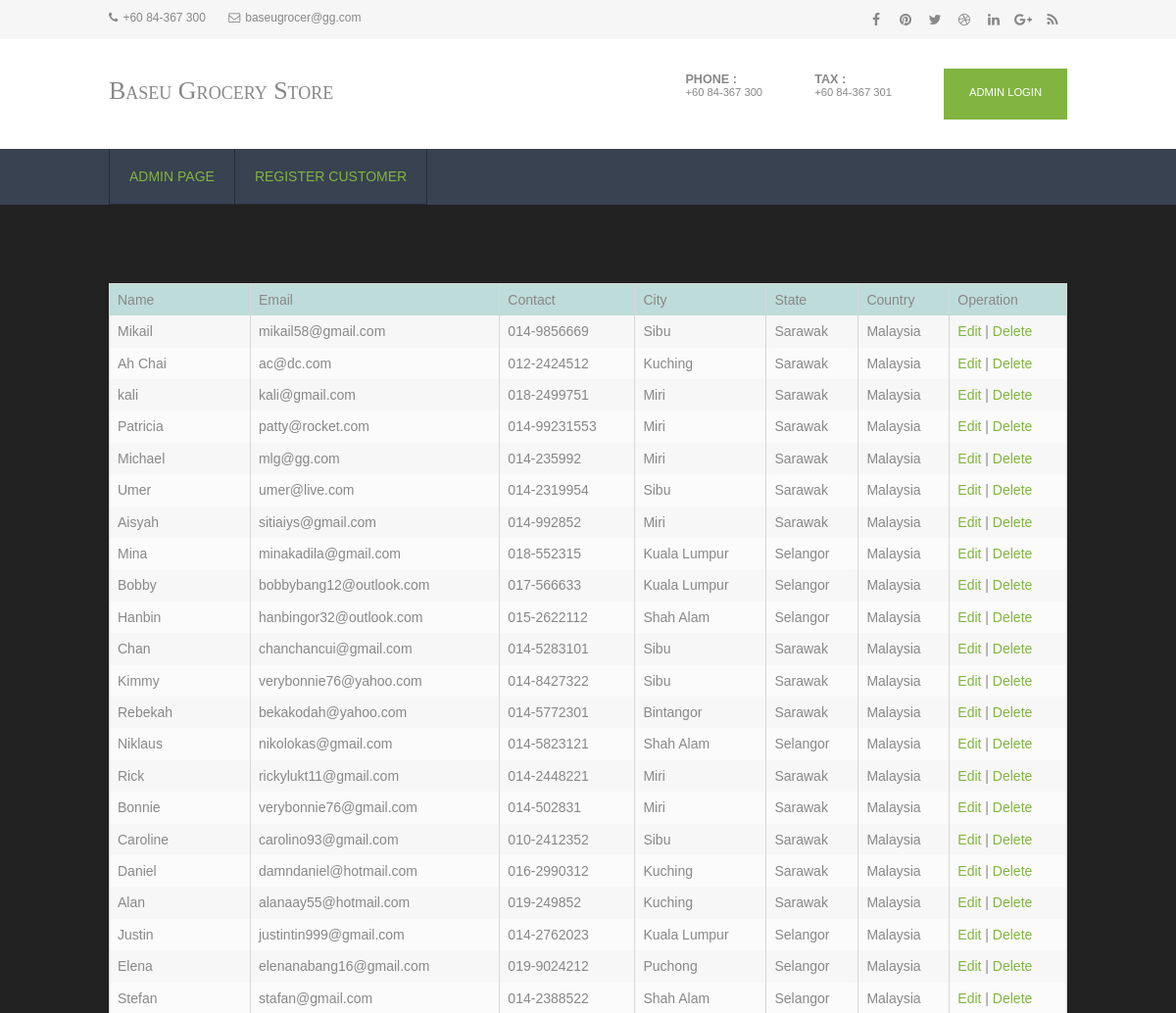
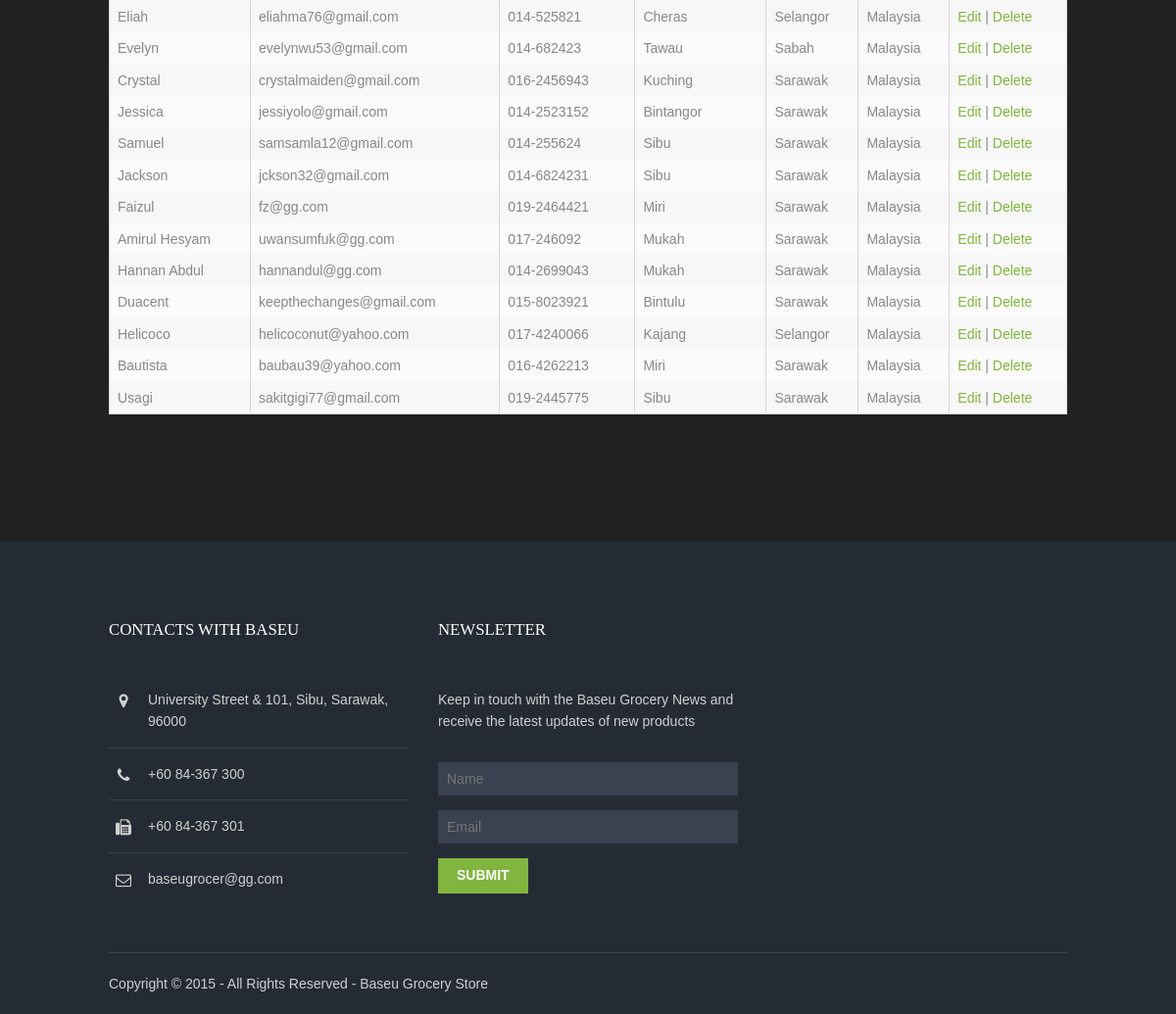
The page /view_customer.php on the database its author committed (2 pictures, top to bottom).
### tables this page shows
CREATE TABLE `customers` (
  `cust_id` int(11) NOT NULL,
  `cust_name` varchar(255) NOT NULL,
  `cust_city` varchar(255) NOT NULL,
  `cust_email` varchar(50) NOT NULL,
  `cust_contact` varchar(50) NOT NULL,
  `cust_state` varchar(255) NOT NULL,
  `cust_country` varchar(255) NOT NULL
);

### view_customer.php (the view, shortened to what this page needs)
<?php
require('includes/config.php');
$result = $db->query("SELECT * FROM customers ORDER BY cust_id DESC");
?>
<!DOCTYPE html>
<html>
<head>
<link href="layout/styles/layout.css" rel="stylesheet" type="text/css" media="all">
</head>
<body background="images/bg.jpg" id="top">
<div class="wrapper row0">
  <div id="topbar" class="hoc clear">
    <div class="fl_left">
      <ul class="nospace inline pushright">
        <li><i class="fa fa-phone"></i>+60 84-367 300</li>
        <li><i class="fa fa-envelope-o"></i>baseugrocer@gg.com</li>
      </ul>
    </div>
    <div class="fl_right">
      <ul class="faico clear">
        <li><a class="faicon-facebook" href="#"><i class="fa fa-facebook"></i></a></li>
        <li><a class="faicon-pinterest" href="#"><i class="fa fa-pinterest"></i></a></li>
        <li><a class="faicon-twitter" href="#"><i class="fa fa-twitter"></i></a></li>
        <li><a class="faicon-dribble" href="#"><i class="fa fa-dribbble"></i></a></li>
        <li><a class="faicon-linkedin" href="#"><i class="fa fa-linkedin"></i></a></li>
        <li><a class="faicon-google-plus" href="#"><i class="fa fa-google-plus"></i></a></li>
        <li><a class="faicon-rss" href="#"><i class="fa fa-rss"></i></a></li>
      </ul>
    </div>
  </div>
</div>
<div class="wrapper row1">
  <header id="header" class="hoc clear">
    <div id="logo" class="fl_left">
      <h1><a href="index.html">Baseu Grocery Store</a></h1>
    </div>
    <div id="quickinfo" class="fl_right">
      <ul class="nospace inline">
        <li><strong>Phone :</strong><br> +60 84-367 300</li>
        <li><strong>Tax :</strong><br> +60 84-367 301</li>
        <li><a class="btn" href="login.php">Admin Login</a></li>
      </ul>
    </div>
  </header>
</div>
<div class="wrapper row2">
  <nav id="mainav" class="hoc clear">
    <ul class="clear">
      <li class="active"><a href="memberpage.php">Admin Page</a></li>
      <li class="active"><a href="register_customer.php">Register Customer</a></li>
    </ul>
  </nav>
</div>
<div class="wrapper row3" style="background-color : light-grey;" >
  <main class="hoc container clear">
    <div class="content">
      <div id="gallery">
        <table width='80%' border=0 >
        <tr style="background-color : #BEDCD9;">
          <td>Name</td>
          <td>Email</td>
          <td>Contact</td>
          <td>City</td>
          <td>State</td>
          <td>Country</td>
          <td>Operation</td
        </tr>
        <?php
        while($row = $result->fetch(PDO::FETCH_ASSOC)) {
          echo "<tr>";
          echo "<td>".$row['cust_name']."</td>";
          echo "<td>".$row['cust_email']."</td>";
          echo "<td>".$row['cust_contact']."</td>";
          echo "<td>".$row['cust_city']."</td>";
          echo "<td>".$row['cust_state']."</td>";
          echo "<td>".$row['cust_country']."</td>";
        echo "<td><a href=\"edit_customer.php?cust_id=$row[cust_id]\">Edit</a> | <a href=\"delete_customer.php?cust_id=$row[cust_id]\" onClick=\"return confirm('Are you sure you want to delete?')\">Delete</a></td>";
        }
        ?>
        </table>
      </div>
    </div>
  </main>
</div>
<div class="wrapper row4">
  <footer id="footer" class="hoc clear">
    <div class="one_third first">
      <h6 class="title">Contacts with Baseu</h6>
      <ul class="nospace linklist contact">
        <li><i class="fa fa-map-marker"></i>
          <address>
          University Street &amp; 101, Sibu, Sarawak, 96000
          </address>
        </li>
        <li><i class="fa fa-phone"></i> +60 84-367 300<br></li>
        <li><i class="fa fa-fax"></i> +60 84-367 301</li>
        <li><i class="fa fa-envelope-o"></i> baseugrocer@gg.com</li>
      </ul>
    </div>
    <div class="one_third">
      <h6 class="title">Newsletter</h6>
      <p class="btmspace-30">Keep in touch with the Baseu Grocery News and receive the latest updates of new products</p>
      <form method="post" action="#">
        <fieldset>
          <input class="btmspace-15" type="text" value="" placeholder="Name">
          <input class="btmspace-15" type="text" value="" placeholder="Email">
          <button type="submit" value="submit">Submit</button>
        </fieldset>
      </form>
    </div>
  </footer>
</div>
<div class="wrapper row5">
  <div id="copyright" class="hoc clear">
    <p class="fl_left">Copyright &copy; 2015 - All Rights Reserved - <a href="#">Baseu Grocery Store</a></p>
  </div>
</div>
</body>
</html>

### layout/styles/layout.css (style rules this page uses)
#topbar { padding:5px 0; font-size:12px; }
#topbar .fl_left { margin-top:4px; }
#topbar .fl_left .inline > li i { margin:0 5px 0 0; line-height:normal; }
#topbar .faico li { margin:0; }
#header { padding:30px 0; }
#header #logo { margin-top:8px; font-variant:small-caps; }
#header #logo h1 { margin:0; padding:0; font-size:26px; }
#header #quickinfo { font-size:.8rem; text-transform:uppercase; }
#header #quickinfo li { margin-right:50px; }
#header #quickinfo li:last-child { margin-right:0; }
#header #quickinfo strong { display:block; margin:0 0 -5px 0; padding:0; font-size:.9rem; }
.container { padding:80px 0; }
#footer { padding:80px 0 60px; }
#footer .title { margin:0 0 50px 0; padding:0; font-size:1.2rem; text-transform:uppercase; }
#footer .linklist li { display:block; margin-bottom:15px; padding:0 0 15px 0; border-bottom:1px solid; }
#footer .linklist li:last-child { margin:0; padding:0; border:none; }
#footer .linklist li::before, #footer .linklist li::after { display:table; content:""; }
#footer .linklist li, #footer .linklist li::after { clear:both; }
#footer .contact.linklist li, #footer .contact.linklist li:last-child { position:relative; padding-left:40px; }
#footer .contact li * { margin:0; padding:0; line-height:1.6; }
#footer .contact li i { display:block; position:absolute; top:0; left:0; width:30px; font-size:16px; text-align:center; }
#footer input, #footer button { border:1px solid; }
#footer input { display:block; width:100%; padding:8px; }
#footer button { padding:8px 18px 10px; text-transform:uppercase; font-weight:700; cursor:pointer; }
#copyright { padding:20px 0; border-top:1px solid; }
#copyright * { margin:0; padding:0; }
*, *::before, *::after { transition:all .3s ease-in-out; }
nav ul, nav ol { margin:0; padding:0; list-style:none; }
#mainav, #breadcrumb, .sidebar nav { line-height:normal; }
#mainav li { display:block; position:relative; float:left; margin:0; padding:0; text-transform:uppercase; }
#mainav li:last-child { margin-right:0; }
#mainav ul.clear { border:solid; border-width:0 0 0 1px; }
#mainav li a { display:block; padding:20px; border:solid; border-width:0 1px 1px 0; border-collapse:collapse; }
table, th, td { border:1px solid; border-collapse:collapse; vertical-align:top; }
table, th { table-layout:auto; }
table { width:100%; margin-bottom:15px; }
th, td { padding:5px 8px; }
td { border-width:0 1px; }
#gallery { display:block; width:100%; margin-bottom:50px; }
.faico { margin:0; padding:0; list-style:none; }
.faico li { display:inline-block; float:left; margin:0 2px 0 0; padding:0; line-height:normal; }
.faico li:last-child { margin-right:0; }
.faico a { display:inline-block; width:30px; height:30px; line-height:30px; font-size:14px; text-align:center; }
.faico a { color:inherit; background-color:transparent; }
body { color:#888888; background-color:#252B34; }
a { color:#82B440; }
.btn, .btn.inverse:hover { color:#FFFFFF; background-color:#82B440; border-color:#82B440; }
.row0 { color:#888888; background-color:#F6F6F6; }
.row1 { color:#888888; background-color:#FFFFFF; }
.row2, .row2 a { color:#FFFFFF; background-color:#394251; }
.row3 { color:#888888; background-color:#212121; }
.row4 { color:#D0D0D0; background-color:#252B34; }
.row5, .row5 a { color:#D0D0D0; background-color:#252B34; }
#header #logo * { color:inherit; }
#footer .title { color:#FFFFFF; }
#footer .linklist li { border-color:#394251; }
#footer input, #footer button { border-color:transparent; }
#footer input { color:#FFFFFF; background-color:#394251; }
#footer button { color:#FFFFFF; background-color:#82B440; }
#copyright { border-color:#394251; }
#mainav ul.clear { border-color:#252B34; }
#mainav li a { color:inherit; background-color:inherit; border-color:#252B34; }
#mainav .active a, #mainav a:hover, #mainav li:hover > a { color:#82B440; background-color:inherit; }
table, th, td, #comments .avatar, #comments input, #comments textarea { border-color:#D7D7D7; }
tr, #comments li, #comments input[type="submit"], #comments input[type="reset"] { color:inherit; background-color:#FBFBFB; }
tr:nth-child(even), #comments li:nth-child(even) { color:inherit; background-color:#F7F7F7; }
table a, #comments a { background-color:inherit; }
@media screen and (min-width:978px) { .hoc { max-width:978px; } }

### rows shown on the page
customers: cust_name "Mikail", cust_email "mikail58@gmail.com", cust_contact "014-9856669", cust_city "Sibu", cust_state "Sarawak", cust_country "Malaysia"
customers: cust_name "Ah Chai", cust_email "ac@dc.com", cust_contact "012-2424512", cust_city "Kuching", cust_state "Sarawak", cust_country "Malaysia"
customers: cust_name "kali", cust_email "kali@gmail.com", cust_contact "018-2499751", cust_city "Miri", cust_state "Sarawak", cust_country "Malaysia"
customers: cust_name "Patricia", cust_email "patty@rocket.com", cust_contact "014-99231553", cust_city "Miri", cust_state "Sarawak", cust_country "Malaysia"
customers: cust_name "Michael", cust_email "mlg@gg.com", cust_contact "014-235992", cust_city "Miri", cust_state "Sarawak", cust_country "Malaysia"
customers: cust_name "Umer", cust_email "umer@live.com", cust_contact "014-2319954", cust_city "Sibu", cust_state "Sarawak", cust_country "Malaysia"
customers: cust_name "Aisyah", cust_email "sitiaiys@gmail.com", cust_contact "014-992852", cust_city "Miri", cust_state "Sarawak", cust_country "Malaysia"
customers: cust_name "Mina", cust_email "minakadila@gmail.com", cust_contact "018-552315", cust_city "Kuala Lumpur", cust_state "Selangor", cust_country "Malaysia"
customers: cust_name "Bobby", cust_email "bobbybang12@outlook.com", cust_contact "017-566633", cust_city "Kuala Lumpur", cust_state "Selangor", cust_country "Malaysia"
customers: cust_name "Hanbin", cust_email "hanbingor32@outlook.com", cust_contact "015-2622112", cust_city "Shah Alam", cust_state "Selangor", cust_country "Malaysia"
customers: cust_name "Chan", cust_email "chanchancui@gmail.com", cust_contact "014-5283101", cust_city "Sibu", cust_state "Sarawak", cust_country "Malaysia"
customers: cust_name "Kimmy", cust_email "verybonnie76@yahoo.com", cust_contact "014-8427322", cust_city "Sibu", cust_state "Sarawak", cust_country "Malaysia"
customers: cust_name "Rebekah", cust_email "bekakodah@yahoo.com", cust_contact "014-5772301", cust_city "Bintangor", cust_state "Sarawak", cust_country "Malaysia"
customers: cust_name "Niklaus", cust_email "nikolokas@gmail.com", cust_contact "014-5823121", cust_city "Shah Alam", cust_state "Selangor", cust_country "Malaysia"
customers: cust_name "Rick", cust_email "rickylukt11@gmail.com", cust_contact "014-2448221", cust_city "Miri", cust_state "Sarawak", cust_country "Malaysia"
customers: cust_name "Bonnie", cust_email "verybonnie76@gmail.com", cust_contact "014-502831", cust_city "Miri", cust_state "Sarawak", cust_country "Malaysia"
customers: cust_name "Caroline", cust_email "carolino93@gmail.com", cust_contact "010-2412352", cust_city "Sibu", cust_state "Sarawak", cust_country "Malaysia"
customers: cust_name "Daniel", cust_email "damndaniel@hotmail.com", cust_contact "016-2990312", cust_city "Kuching", cust_state "Sarawak", cust_country "Malaysia"
customers: cust_name "Alan", cust_email "alanaay55@hotmail.com", cust_contact "019-249852", cust_city "Kuching", cust_state "Sarawak", cust_country "Malaysia"
customers: cust_name "Justin", cust_email "justintin999@gmail.com", cust_contact "014-2762023", cust_city "Kuala Lumpur", cust_state "Selangor", cust_country "Malaysia"
customers: cust_name "Elena", cust_email "elenanabang16@gmail.com", cust_contact "019-9024212", cust_city "Puchong", cust_state "Selangor", cust_country "Malaysia"
customers: cust_name "Stefan", cust_email "stafan@gmail.com", cust_contact "014-2388522", cust_city "Shah Alam", cust_state "Selangor", cust_country "Malaysia"
customers: cust_name "Eliah", cust_email "eliahma76@gmail.com", cust_contact "014-525821", cust_city "Cheras", cust_state "Selangor", cust_country "Malaysia"
customers: cust_name "Evelyn", cust_email "evelynwu53@gmail.com", cust_contact "014-682423", cust_city "Tawau", cust_state "Sabah", cust_country "Malaysia"
customers: cust_name "Crystal", cust_email "crystalmaiden@gmail.com", cust_contact "016-2456943", cust_city "Kuching", cust_state "Sarawak", cust_country "Malaysia"
customers: cust_name "Jessica", cust_email "jessiyolo@gmail.com", cust_contact "014-2523152", cust_city "Bintangor", cust_state "Sarawak", cust_country "Malaysia"
customers: cust_name "Samuel", cust_email "samsamla12@gmail.com", cust_contact "014-255624", cust_city "Sibu", cust_state "Sarawak", cust_country "Malaysia"
customers: cust_name "Jackson", cust_email "jckson32@gmail.com", cust_contact "014-6824231", cust_city "Sibu", cust_state "Sarawak", cust_country "Malaysia"
customers: cust_name "Faizul", cust_email "fz@gg.com", cust_contact "019-2464421", cust_city "Miri", cust_state "Sarawak", cust_country "Malaysia"
customers: cust_name "Amirul Hesyam", cust_email "uwansumfuk@gg.com", cust_contact "017-246092", cust_city "Mukah", cust_state "Sarawak", cust_country "Malaysia"
customers: cust_name "Hannan Abdul", cust_email "hannandul@gg.com", cust_contact "014-2699043", cust_city "Mukah", cust_state "Sarawak", cust_country "Malaysia"
customers: cust_name "Duacent", cust_email "keepthechanges@gmail.com", cust_contact "015-8023921", cust_city "Bintulu", cust_state "Sarawak", cust_country "Malaysia"
customers: cust_name "Helicoco", cust_email "helicoconut@yahoo.com", cust_contact "017-4240066", cust_city "Kajang", cust_state "Selangor", cust_country "Malaysia"
customers: cust_name "Bautista", cust_email "baubau39@yahoo.com", cust_contact "016-4262213", cust_city "Miri", cust_state "Sarawak", cust_country "Malaysia"
customers: cust_name "Usagi", cust_email "sakitgigi77@gmail.com", cust_contact "019-2445775", cust_city "Sibu", cust_state "Sarawak", cust_country "Malaysia"
